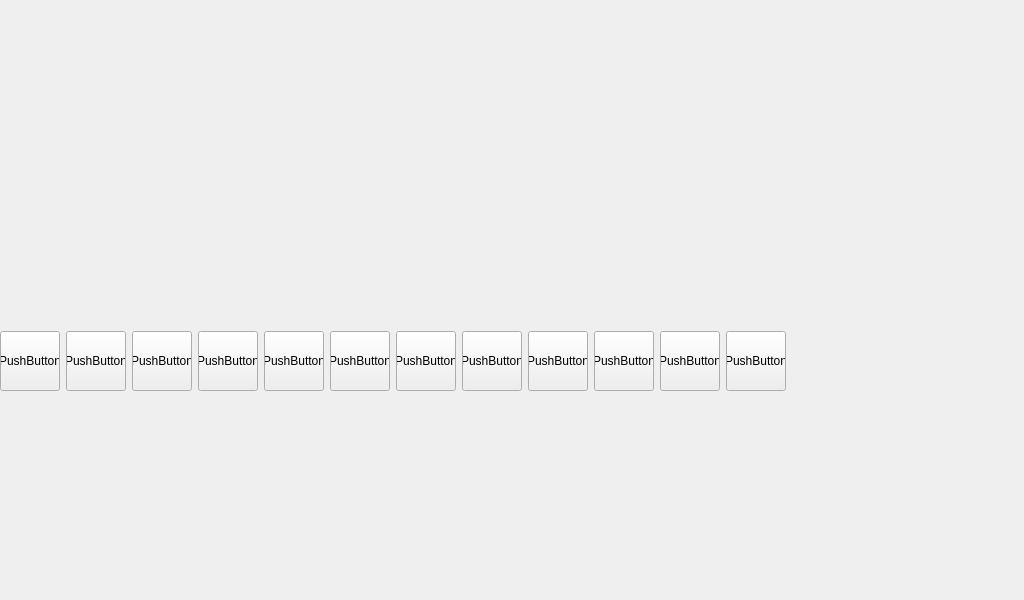
<?xml version="1.0" encoding="UTF-8"?>
<ui version="4.0">
 <class>Form</class>
 <widget class="QWidget" name="Form">
  <property name="geometry">
   <rect>
    <x>0</x>
    <y>0</y>
    <width>1024</width>
    <height>600</height>
   </rect>
  </property>
  <property name="windowTitle">
   <string>Form</string>
  </property>
  <widget class="QWidget" name="">
   <property name="geometry">
    <rect>
     <x>0</x>
     <y>330</y>
     <width>788</width>
     <height>62</height>
    </rect>
   </property>
   <layout class="QHBoxLayout" name="horizontalLayout">
    <item>
     <widget class="QPushButton" name="pushButton_3">
      <property name="minimumSize">
       <size>
        <width>60</width>
        <height>60</height>
       </size>
      </property>
      <property name="maximumSize">
       <size>
        <width>60</width>
        <height>60</height>
       </size>
      </property>
      <property name="text">
       <string>PushButton</string>
      </property>
     </widget>
    </item>
    <item>
     <widget class="QPushButton" name="pushButton_4">
      <property name="minimumSize">
       <size>
        <width>60</width>
        <height>60</height>
       </size>
      </property>
      <property name="maximumSize">
       <size>
        <width>60</width>
        <height>60</height>
       </size>
      </property>
      <property name="text">
       <string>PushButton</string>
      </property>
     </widget>
    </item>
    <item>
     <widget class="QPushButton" name="pushButton_6">
      <property name="minimumSize">
       <size>
        <width>60</width>
        <height>60</height>
       </size>
      </property>
      <property name="maximumSize">
       <size>
        <width>60</width>
        <height>60</height>
       </size>
      </property>
      <property name="text">
       <string>PushButton</string>
      </property>
     </widget>
    </item>
    <item>
     <widget class="QPushButton" name="pushButton_9">
      <property name="minimumSize">
       <size>
        <width>60</width>
        <height>60</height>
       </size>
      </property>
      <property name="maximumSize">
       <size>
        <width>60</width>
        <height>60</height>
       </size>
      </property>
      <property name="text">
       <string>PushButton</string>
      </property>
     </widget>
    </item>
    <item>
     <widget class="QPushButton" name="pushButton_12">
      <property name="minimumSize">
       <size>
        <width>60</width>
        <height>60</height>
       </size>
      </property>
      <property name="maximumSize">
       <size>
        <width>60</width>
        <height>60</height>
       </size>
      </property>
      <property name="text">
       <string>PushButton</string>
      </property>
     </widget>
    </item>
    <item>
     <widget class="QPushButton" name="pushButton_11">
      <property name="minimumSize">
       <size>
        <width>60</width>
        <height>60</height>
       </size>
      </property>
      <property name="maximumSize">
       <size>
        <width>60</width>
        <height>60</height>
       </size>
      </property>
      <property name="text">
       <string>PushButton</string>
      </property>
     </widget>
    </item>
    <item>
     <widget class="QPushButton" name="pushButton_10">
      <property name="minimumSize">
       <size>
        <width>60</width>
        <height>60</height>
       </size>
      </property>
      <property name="maximumSize">
       <size>
        <width>60</width>
        <height>60</height>
       </size>
      </property>
      <property name="text">
       <string>PushButton</string>
      </property>
     </widget>
    </item>
    <item>
     <widget class="QPushButton" name="pushButton_8">
      <property name="minimumSize">
       <size>
        <width>60</width>
        <height>60</height>
       </size>
      </property>
      <property name="maximumSize">
       <size>
        <width>60</width>
        <height>60</height>
       </size>
      </property>
      <property name="text">
       <string>PushButton</string>
      </property>
     </widget>
    </item>
    <item>
     <widget class="QPushButton" name="pushButton_13">
      <property name="minimumSize">
       <size>
        <width>60</width>
        <height>60</height>
       </size>
      </property>
      <property name="maximumSize">
       <size>
        <width>60</width>
        <height>60</height>
       </size>
      </property>
      <property name="text">
       <string>PushButton</string>
      </property>
     </widget>
    </item>
    <item>
     <widget class="QPushButton" name="pushButton_7">
      <property name="minimumSize">
       <size>
        <width>60</width>
        <height>60</height>
       </size>
      </property>
      <property name="maximumSize">
       <size>
        <width>60</width>
        <height>60</height>
       </size>
      </property>
      <property name="text">
       <string>PushButton</string>
      </property>
     </widget>
    </item>
    <item>
     <widget class="QPushButton" name="pushButton_5">
      <property name="minimumSize">
       <size>
        <width>60</width>
        <height>60</height>
       </size>
      </property>
      <property name="maximumSize">
       <size>
        <width>60</width>
        <height>60</height>
       </size>
      </property>
      <property name="text">
       <string>PushButton</string>
      </property>
     </widget>
    </item>
    <item>
     <widget class="QPushButton" name="pushButton_2">
      <property name="minimumSize">
       <size>
        <width>60</width>
        <height>60</height>
       </size>
      </property>
      <property name="maximumSize">
       <size>
        <width>60</width>
        <height>60</height>
       </size>
      </property>
      <property name="text">
       <string>PushButton</string>
      </property>
     </widget>
    </item>
   </layout>
  </widget>
 </widget>
 <resources/>
 <connections/>
</ui>
